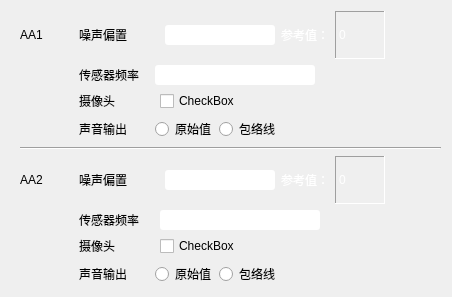
<?xml version="1.0" encoding="UTF-8"?>
<ui version="4.0">
 <class>DebugChannelLow</class>
 <widget class="QWidget" name="DebugChannelLow">
  <property name="geometry">
   <rect>
    <x>0</x>
    <y>0</y>
    <width>452</width>
    <height>297</height>
   </rect>
  </property>
  <property name="windowTitle">
   <string>Form</string>
  </property>
  <layout class="QVBoxLayout" name="verticalLayout">
   <property name="leftMargin">
    <number>20</number>
   </property>
   <item>
    <layout class="QGridLayout" name="gridLayout">
     <item row="0" column="0">
      <widget class="QLabel" name="label_L1">
       <property name="minimumSize">
        <size>
         <width>53</width>
         <height>0</height>
        </size>
       </property>
       <property name="text">
        <string>AA1</string>
       </property>
      </widget>
     </item>
     <item row="0" column="1">
      <widget class="QLabel" name="lab_noise_L1">
       <property name="minimumSize">
        <size>
         <width>70</width>
         <height>0</height>
        </size>
       </property>
       <property name="text">
        <string>噪声偏置</string>
       </property>
      </widget>
     </item>
     <item row="0" column="2">
      <layout class="QHBoxLayout" name="horizontalLayout">
       <property name="leftMargin">
        <number>10</number>
       </property>
       <item>
        <widget class="QLineEdit" name="lineEdit_L1_offset">
         <property name="sizePolicy">
          <sizepolicy hsizetype="Preferred" vsizetype="Fixed">
           <horstretch>0</horstretch>
           <verstretch>0</verstretch>
          </sizepolicy>
         </property>
         <property name="styleSheet">
          <string notr="true">QLineEdit,QDateTimeEdit{
border:0px solid #242424;
border-radius:3px;
padding:2px;
color:#FFFFFF;
selection-background-color:#1C1C28;
selection-color:#0EC3FD;
}</string>
         </property>
         <property name="text">
          <string/>
         </property>
        </widget>
       </item>
       <item>
        <widget class="QLabel" name="label_8">
         <property name="styleSheet">
          <string notr="true">color:white</string>
         </property>
         <property name="text">
          <string>参考值：</string>
         </property>
        </widget>
       </item>
       <item>
        <widget class="QLabel" name="lab_offset_noise_L1">
         <property name="minimumSize">
          <size>
           <width>50</width>
           <height>0</height>
          </size>
         </property>
         <property name="styleSheet">
          <string notr="true">color:white</string>
         </property>
         <property name="frameShape">
          <enum>QFrame::Panel</enum>
         </property>
         <property name="frameShadow">
          <enum>QFrame::Sunken</enum>
         </property>
         <property name="text">
          <string notr="true">0</string>
         </property>
        </widget>
       </item>
       <item>
        <spacer name="horizontalSpacer_4">
         <property name="orientation">
          <enum>Qt::Horizontal</enum>
         </property>
         <property name="sizeHint" stdset="0">
          <size>
           <width>0</width>
           <height>20</height>
          </size>
         </property>
        </spacer>
       </item>
      </layout>
     </item>
     <item row="1" column="1">
      <widget class="QLabel" name="lab_freq_L1">
       <property name="text">
        <string>传感器频率</string>
       </property>
      </widget>
     </item>
     <item row="1" column="2">
      <layout class="QHBoxLayout" name="layout_freq_L1">
       <property name="leftMargin">
        <number>0</number>
       </property>
       <item>
        <widget class="QLineEdit" name="lineEdit_L1_Freq">
         <property name="sizePolicy">
          <sizepolicy hsizetype="Preferred" vsizetype="Fixed">
           <horstretch>0</horstretch>
           <verstretch>0</verstretch>
          </sizepolicy>
         </property>
         <property name="minimumSize">
          <size>
           <width>160</width>
           <height>0</height>
          </size>
         </property>
         <property name="styleSheet">
          <string notr="true">QLineEdit,QDateTimeEdit{
border:0px solid #242424;
border-radius:3px;
padding:2px;
color:#FFFFFF;
selection-background-color:#1C1C28;
selection-color:#0EC3FD;
}</string>
         </property>
        </widget>
       </item>
       <item>
        <spacer name="spacer_freq_L1">
         <property name="orientation">
          <enum>Qt::Horizontal</enum>
         </property>
         <property name="sizeHint" stdset="0">
          <size>
           <width>0</width>
           <height>0</height>
          </size>
         </property>
        </spacer>
       </item>
      </layout>
     </item>
     <item row="2" column="1">
      <widget class="QLabel" name="lab_camera_L1">
       <property name="text">
        <string>摄像头</string>
       </property>
      </widget>
     </item>
     <item row="2" column="2">
      <layout class="QHBoxLayout" name="layout_camera_L1">
       <property name="leftMargin">
        <number>5</number>
       </property>
       <item>
        <widget class="TTKToggleWidget" name="checkBox_camera_L1">
         <property name="text">
          <string>CheckBox</string>
         </property>
        </widget>
       </item>
       <item>
        <spacer name="spacer_camera_L1">
         <property name="orientation">
          <enum>Qt::Horizontal</enum>
         </property>
         <property name="sizeHint" stdset="0">
          <size>
           <width>40</width>
           <height>0</height>
          </size>
         </property>
        </spacer>
       </item>
      </layout>
     </item>
     <item row="3" column="1">
      <widget class="QLabel" name="lab_voice_L1">
       <property name="text">
        <string>声音输出</string>
       </property>
      </widget>
     </item>
     <item row="3" column="2">
      <layout class="QHBoxLayout" name="horizontalLayout_2">
       <property name="spacing">
        <number>3</number>
       </property>
       <property name="leftMargin">
        <number>0</number>
       </property>
       <item>
        <widget class="TTKRadioButtonWidget" name="rbt_L1_original">
         <property name="text">
          <string>原始值</string>
         </property>
        </widget>
       </item>
       <item>
        <widget class="TTKRadioButtonWidget" name="rbt_L1_envelope">
         <property name="text">
          <string>包络线</string>
         </property>
        </widget>
       </item>
       <item>
        <spacer name="horizontalSpacer_3">
         <property name="orientation">
          <enum>Qt::Horizontal</enum>
         </property>
         <property name="sizeHint" stdset="0">
          <size>
           <width>40</width>
           <height>0</height>
          </size>
         </property>
        </spacer>
       </item>
      </layout>
     </item>
    </layout>
   </item>
   <item>
    <widget class="Line" name="line_2">
     <property name="orientation">
      <enum>Qt::Horizontal</enum>
     </property>
    </widget>
   </item>
   <item>
    <layout class="QGridLayout" name="gridLayout_2">
     <item row="0" column="0">
      <widget class="QLabel" name="label_L2">
       <property name="minimumSize">
        <size>
         <width>53</width>
         <height>0</height>
        </size>
       </property>
       <property name="text">
        <string>AA2</string>
       </property>
      </widget>
     </item>
     <item row="0" column="1">
      <widget class="QLabel" name="lab_noise_L2">
       <property name="minimumSize">
        <size>
         <width>70</width>
         <height>0</height>
        </size>
       </property>
       <property name="text">
        <string>噪声偏置</string>
       </property>
      </widget>
     </item>
     <item row="0" column="2">
      <layout class="QHBoxLayout" name="horizontalLayout_6">
       <property name="leftMargin">
        <number>10</number>
       </property>
       <item>
        <widget class="QLineEdit" name="lineEdit_L2_offset">
         <property name="sizePolicy">
          <sizepolicy hsizetype="Preferred" vsizetype="Fixed">
           <horstretch>0</horstretch>
           <verstretch>0</verstretch>
          </sizepolicy>
         </property>
         <property name="styleSheet">
          <string notr="true">QLineEdit,QDateTimeEdit{
border:0px solid #242424;
border-radius:3px;
padding:2px;
color:#FFFFFF;
selection-background-color:#1C1C28;
selection-color:#0EC3FD;
}</string>
         </property>
         <property name="text">
          <string/>
         </property>
        </widget>
       </item>
       <item>
        <widget class="QLabel" name="label_10">
         <property name="styleSheet">
          <string notr="true">color:white</string>
         </property>
         <property name="text">
          <string>参考值：</string>
         </property>
        </widget>
       </item>
       <item>
        <widget class="QLabel" name="lab_offset_noise_L2">
         <property name="minimumSize">
          <size>
           <width>50</width>
           <height>0</height>
          </size>
         </property>
         <property name="styleSheet">
          <string notr="true">color:white</string>
         </property>
         <property name="frameShape">
          <enum>QFrame::Panel</enum>
         </property>
         <property name="frameShadow">
          <enum>QFrame::Sunken</enum>
         </property>
         <property name="text">
          <string notr="true">0</string>
         </property>
        </widget>
       </item>
       <item>
        <spacer name="horizontalSpacer_5">
         <property name="orientation">
          <enum>Qt::Horizontal</enum>
         </property>
         <property name="sizeHint" stdset="0">
          <size>
           <width>0</width>
           <height>20</height>
          </size>
         </property>
        </spacer>
       </item>
      </layout>
     </item>
     <item row="1" column="1">
      <widget class="QLabel" name="lab_freq_L2">
       <property name="text">
        <string>传感器频率</string>
       </property>
      </widget>
     </item>
     <item row="1" column="2">
      <layout class="QHBoxLayout" name="layout_freq_L2">
       <property name="leftMargin">
        <number>5</number>
       </property>
       <item>
        <widget class="QLineEdit" name="lineEdit_L2_Freq">
         <property name="sizePolicy">
          <sizepolicy hsizetype="Expanding" vsizetype="Fixed">
           <horstretch>0</horstretch>
           <verstretch>0</verstretch>
          </sizepolicy>
         </property>
         <property name="minimumSize">
          <size>
           <width>160</width>
           <height>0</height>
          </size>
         </property>
         <property name="styleSheet">
          <string notr="true">QLineEdit,QDateTimeEdit{
border:0px solid #242424;
border-radius:3px;
padding:2px;
color:#FFFFFF;
selection-background-color:#1C1C28;
selection-color:#0EC3FD;
}</string>
         </property>
        </widget>
       </item>
       <item>
        <spacer name="spacer_freq_L2">
         <property name="orientation">
          <enum>Qt::Horizontal</enum>
         </property>
         <property name="sizeHint" stdset="0">
          <size>
           <width>0</width>
           <height>0</height>
          </size>
         </property>
        </spacer>
       </item>
      </layout>
     </item>
     <item row="2" column="1">
      <widget class="QLabel" name="lab_camera_L2">
       <property name="text">
        <string>摄像头</string>
       </property>
      </widget>
     </item>
     <item row="2" column="2">
      <layout class="QHBoxLayout" name="layout_camera_L2">
       <property name="leftMargin">
        <number>5</number>
       </property>
       <property name="topMargin">
        <number>0</number>
       </property>
       <item>
        <widget class="TTKToggleWidget" name="checkBox_camera_L2">
         <property name="text">
          <string>CheckBox</string>
         </property>
        </widget>
       </item>
       <item>
        <spacer name="spacer_camera_L2">
         <property name="orientation">
          <enum>Qt::Horizontal</enum>
         </property>
         <property name="sizeHint" stdset="0">
          <size>
           <width>40</width>
           <height>0</height>
          </size>
         </property>
        </spacer>
       </item>
      </layout>
     </item>
     <item row="3" column="1">
      <widget class="QLabel" name="lab_voice_L2">
       <property name="text">
        <string>声音输出</string>
       </property>
      </widget>
     </item>
     <item row="3" column="2">
      <layout class="QHBoxLayout" name="horizontalLayout_4">
       <property name="spacing">
        <number>3</number>
       </property>
       <property name="leftMargin">
        <number>0</number>
       </property>
       <property name="topMargin">
        <number>0</number>
       </property>
       <item>
        <widget class="TTKRadioButtonWidget" name="rbt_L2_original">
         <property name="text">
          <string>原始值</string>
         </property>
        </widget>
       </item>
       <item>
        <widget class="TTKRadioButtonWidget" name="rbt_L2_envelope">
         <property name="text">
          <string>包络线</string>
         </property>
        </widget>
       </item>
       <item>
        <spacer name="horizontalSpacer_8">
         <property name="orientation">
          <enum>Qt::Horizontal</enum>
         </property>
         <property name="sizeHint" stdset="0">
          <size>
           <width>40</width>
           <height>20</height>
          </size>
         </property>
        </spacer>
       </item>
      </layout>
     </item>
    </layout>
   </item>
  </layout>
 </widget>
 <customwidgets>
  <customwidget>
   <class>TTKRadioButtonWidget</class>
   <extends>QRadioButton</extends>
   <header location="global">Gui/TTK/ttkradiobuttonwidget.h</header>
  </customwidget>
  <customwidget>
   <class>TTKToggleWidget</class>
   <extends>QCheckBox</extends>
   <header location="global">Gui/TTK/ttktogglewidget.h</header>
  </customwidget>
 </customwidgets>
 <resources/>
 <connections/>
</ui>
